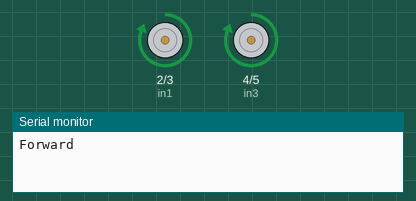
Simulated run of this sketch. Board: Arduino Uno, built with avr-gcc and run on an emulated ATmega328P. Shown: motor-driver pin pairs drawn as motors (green arrow = first pin HIGH = forward, orange = second pin HIGH = backward, longer = more drive, scaled by the enable pin), the last lines printed to the serial monitor.

Above: at 1.5 s.
At 4.5 s:
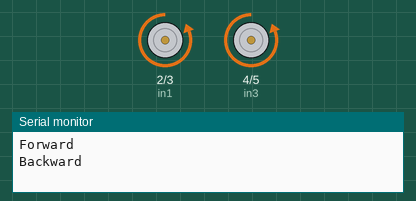
At 6.5 s:
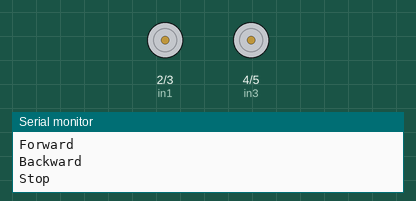
Timing chart, 0 to 9.1 s (numbered marks = the images above):
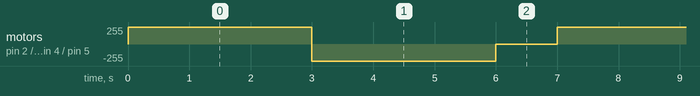

Measured:
- by itself, motor on pin 2 (in1) / pin 3 (in2), motor on pin 4 (in3) / pin 5 (in4): repeats every 7.0 s: backward 255/255 3.0 s, stopped 1.0 s, forward 255/255 3.0 s

The sketch:

mdtest.ino
```cpp
// Motor A connections
int enA = 6;  // Enable for Motor A
int in1 = 2;
int in2 = 3;

// Motor B connections
int enB = 7;  // Enable for Motor B
int in3 = 4;
int in4 = 5;

void setup() {
  // Set motor control pins to outputs
  pinMode(enA, OUTPUT);
  pinMode(in1, OUTPUT);
  pinMode(in2, OUTPUT);
  pinMode(enB, OUTPUT);
  pinMode(in3, OUTPUT);
  pinMode(in4, OUTPUT);

  // Set motor enable pins to LOW (motors on)
  digitalWrite(enA, HIGH);
  digitalWrite(enB, HIGH);

  Serial.begin(9600);
}

void loop() {
  // Forward
  Serial.println("Forward");
  digitalWrite(in1, HIGH);
  digitalWrite(in2, LOW);
  digitalWrite(in3, HIGH);
  digitalWrite(in4, LOW);

  // Enable motors
  digitalWrite(enA, HIGH);
  digitalWrite(enB, HIGH);

  delay(3000); // Run forward for 3 seconds

  // Backward
  Serial.println("Backward");
  digitalWrite(in1, LOW);
  digitalWrite(in2, HIGH);
  digitalWrite(in3, LOW);
  digitalWrite(in4, HIGH);

  delay(3000); // Run backward for 3 seconds

  // Stop
  Serial.println("Stop");
  digitalWrite(enA, LOW); // Motors off
  digitalWrite(enB, LOW);

  delay(1000); // Pause for 1 second before next loop
}
```
